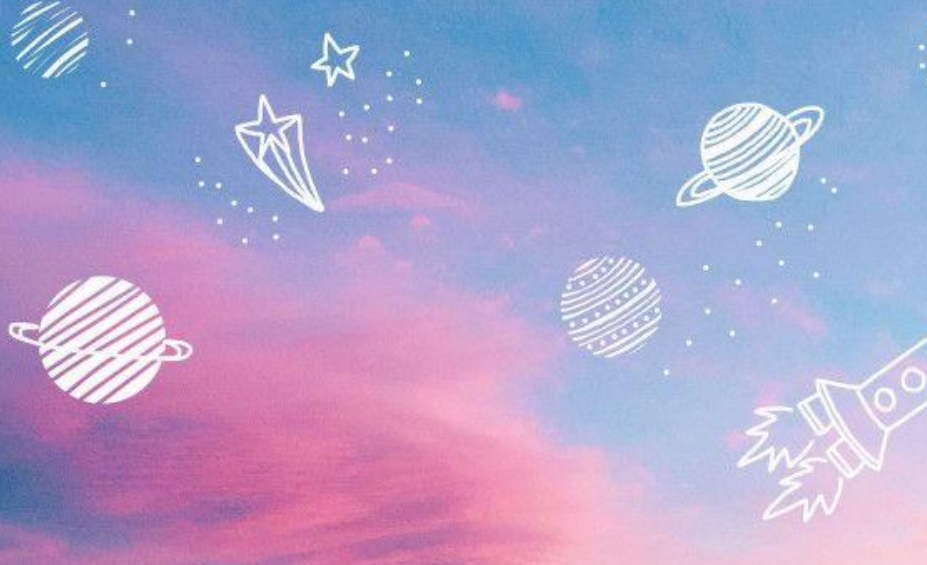
#> input picture Lab_2/Images/Sample_1.png, 927 x 565 px, found by its file name
$ python code.py
#> lines starting #> are read from the running program, lines starting #| are printed output that depends on the picture
import cv2
import numpy as np
import matplotlib.pyplot as plt

# Input image path
image_path = 'Lab_2/Images/Sample_1.png'
save_path_filtered = 'Lab_2/Task_1/Filtered_Sample_1.png'

# Read the input image
img = cv2.imread(image_path)
#> img is the input picture: shape (565, 927, 3); mean B, G, R 204.3, 162.7, 172.8
if img is None:
    raise FileNotFoundError(f"File '{image_path}' could not be read. Check if the path is correct.")

M, N, _ = img.shape  # M = image height, N = image width
#> M = 565; N = 927
kernel_size = 50  # You can change this value as needed

# Create the box filter kernel
kernel = np.ones((kernel_size, kernel_size), np.float32) / (kernel_size * kernel_size)

# Apply the box filter using OpenCV
filtered_image = cv2.filter2D(src=img, ddepth=-1, kernel=kernel)
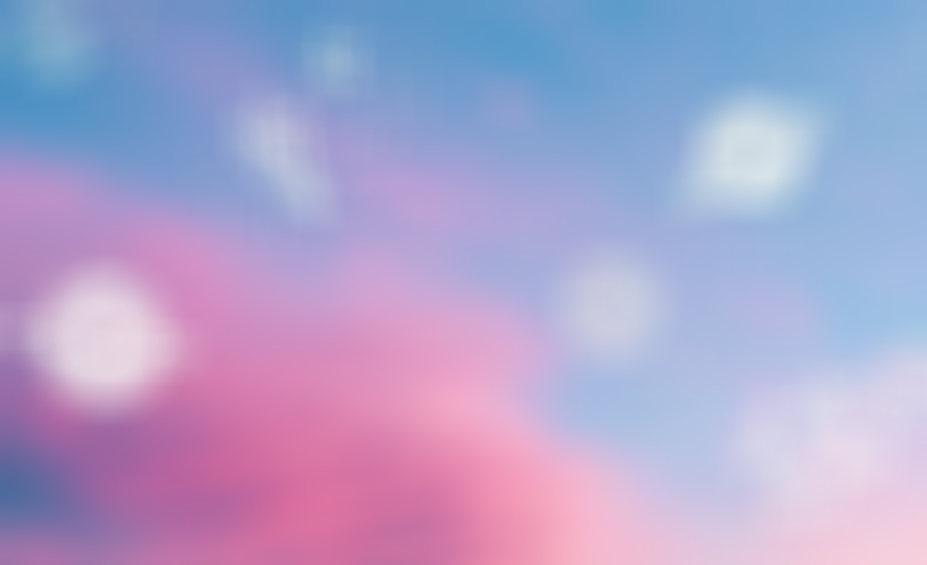
#> filtered_image: shape (565, 927, 3); mean B, G, R 204.3, 162.7, 172.7

# Save the filtered image
cv2.imwrite(save_path_filtered, filtered_image)

# Display the original image
plt.imshow(cv2.cvtColor(img, cv2.COLOR_BGR2RGB))
plt.title('Original Image')
plt.axis('off')
plt.show()

# Display the filtered image
plt.imshow(cv2.cvtColor(filtered_image, cv2.COLOR_BGR2RGB))
plt.title('Filtered Image')
plt.axis('off')
plt.show()

cv2.waitKey(0)
cv2.destroyAllWindows()

$ run again, with Lab_2/Images/Sample_2.jpg saved as Lab_2/Images/Sample_1.png
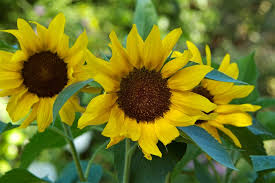
#> input picture Lab_2/Images/Sample_2.jpg, 275 x 183 px, found by its file name
#> img is the input picture: shape (183, 275, 3); mean B, G, R 34.8, 121.1, 114.9
#> `filtered_image = cv2.filter2D(src=img, ddepth=-1, kernel=kernel)`:
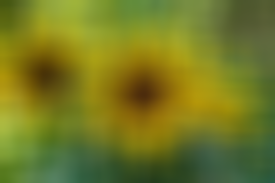
#> filtered_image: shape (183, 275, 3); mean B, G, R 34.8, 121.3, 115.2
